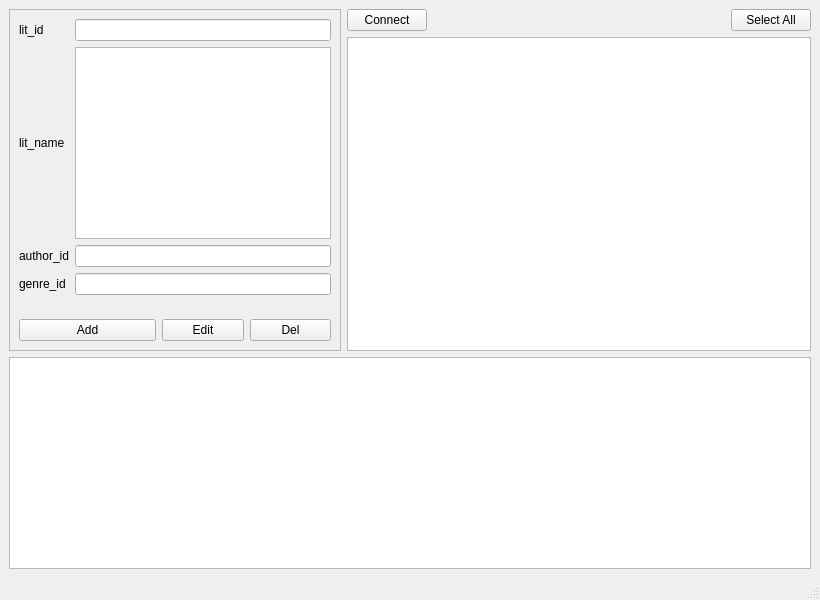
<?xml version="1.0" encoding="UTF-8"?>
<ui version="4.0">
 <class>MainWindow</class>
 <widget class="QMainWindow" name="MainWindow">
  <property name="geometry">
   <rect>
    <x>0</x>
    <y>0</y>
    <width>820</width>
    <height>600</height>
   </rect>
  </property>
  <property name="sizePolicy">
   <sizepolicy hsizetype="Minimum" vsizetype="Preferred">
    <horstretch>0</horstretch>
    <verstretch>0</verstretch>
   </sizepolicy>
  </property>
  <property name="windowTitle">
   <string>MainWindow</string>
  </property>
  <widget class="QWidget" name="centralwidget">
   <layout class="QGridLayout" name="gridLayout_2">
    <item row="0" column="1">
     <widget class="QPushButton" name="btnConnect">
      <property name="text">
       <string>Connect</string>
      </property>
     </widget>
    </item>
    <item row="0" column="2">
     <spacer name="horizontalSpacer">
      <property name="orientation">
       <enum>Qt::Orientation::Horizontal</enum>
      </property>
      <property name="sizeHint" stdset="0">
       <size>
        <width>277</width>
        <height>20</height>
       </size>
      </property>
     </spacer>
    </item>
    <item row="0" column="3">
     <widget class="QPushButton" name="btnSelectAll">
      <property name="text">
       <string>Select All</string>
      </property>
     </widget>
    </item>
    <item row="2" column="0" colspan="4">
     <widget class="QTextEdit" name="teResult">
      <property name="readOnly">
       <bool>true</bool>
      </property>
     </widget>
    </item>
    <item row="1" column="1" colspan="3">
     <widget class="QTableWidget" name="twData"/>
    </item>
    <item row="0" column="0" rowspan="2">
     <widget class="QFrame" name="frame">
      <property name="sizePolicy">
       <sizepolicy hsizetype="Minimum" vsizetype="Preferred">
        <horstretch>0</horstretch>
        <verstretch>0</verstretch>
       </sizepolicy>
      </property>
      <property name="frameShape">
       <enum>QFrame::Shape::StyledPanel</enum>
      </property>
      <property name="frameShadow">
       <enum>QFrame::Shadow::Plain</enum>
      </property>
      <layout class="QGridLayout" name="gridLayout">
       <item row="0" column="0">
        <widget class="QLabel" name="lbID">
         <property name="text">
          <string>lit_id</string>
         </property>
        </widget>
       </item>
       <item row="2" column="1" colspan="3">
        <widget class="QLineEdit" name="leAuthorId"/>
       </item>
       <item row="1" column="1" colspan="3">
        <widget class="QTextEdit" name="teName">
         <property name="inputMethodHints">
          <set>Qt::InputMethodHint::ImhNone</set>
         </property>
        </widget>
       </item>
       <item row="5" column="0" colspan="2">
        <widget class="QPushButton" name="btnAdd">
         <property name="text">
          <string>Add</string>
         </property>
        </widget>
       </item>
       <item row="5" column="2">
        <widget class="QPushButton" name="btnEdit">
         <property name="text">
          <string>Edit</string>
         </property>
        </widget>
       </item>
       <item row="5" column="3">
        <widget class="QPushButton" name="btnDel">
         <property name="text">
          <string>Del</string>
         </property>
        </widget>
       </item>
       <item row="1" column="0">
        <widget class="QLabel" name="lbTitle">
         <property name="text">
          <string>lit_name</string>
         </property>
        </widget>
       </item>
       <item row="2" column="0">
        <widget class="QLabel" name="lbAddress">
         <property name="text">
          <string>author_id</string>
         </property>
        </widget>
       </item>
       <item row="0" column="1" colspan="3">
        <widget class="QLineEdit" name="leId"/>
       </item>
       <item row="4" column="2">
        <spacer name="verticalSpacer_2">
         <property name="orientation">
          <enum>Qt::Orientation::Vertical</enum>
         </property>
         <property name="sizeHint" stdset="0">
          <size>
           <width>20</width>
           <height>18</height>
          </size>
         </property>
        </spacer>
       </item>
       <item row="3" column="1" colspan="3">
        <widget class="QLineEdit" name="leGenreId"/>
       </item>
       <item row="3" column="0">
        <widget class="QLabel" name="label">
         <property name="text">
          <string>genre_id</string>
         </property>
        </widget>
       </item>
      </layout>
     </widget>
    </item>
   </layout>
  </widget>
  <widget class="QMenuBar" name="menubar">
   <property name="geometry">
    <rect>
     <x>0</x>
     <y>0</y>
     <width>820</width>
     <height>25</height>
    </rect>
   </property>
  </widget>
  <widget class="QStatusBar" name="statusbar"/>
 </widget>
 <resources/>
 <connections/>
</ui>
